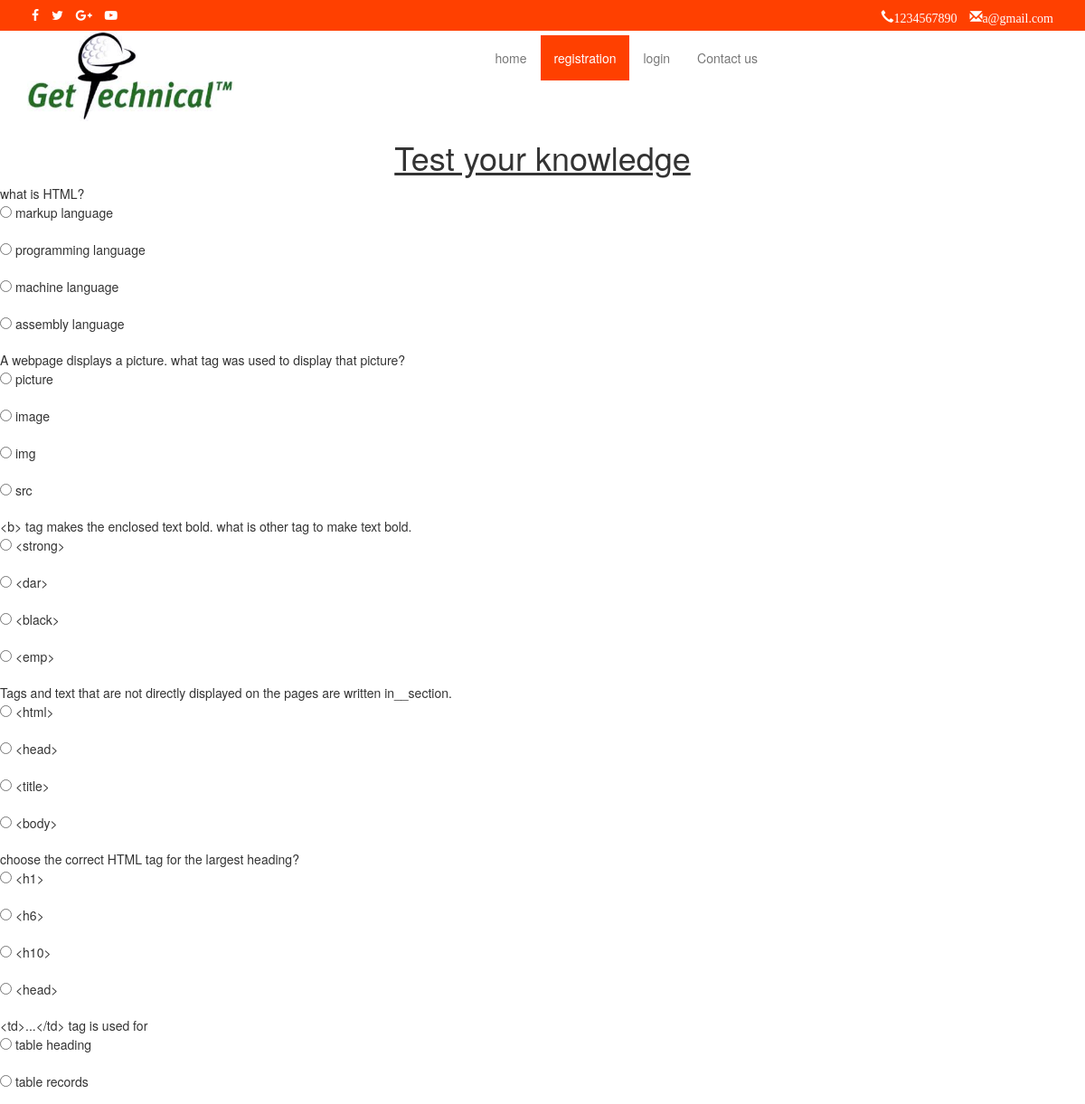
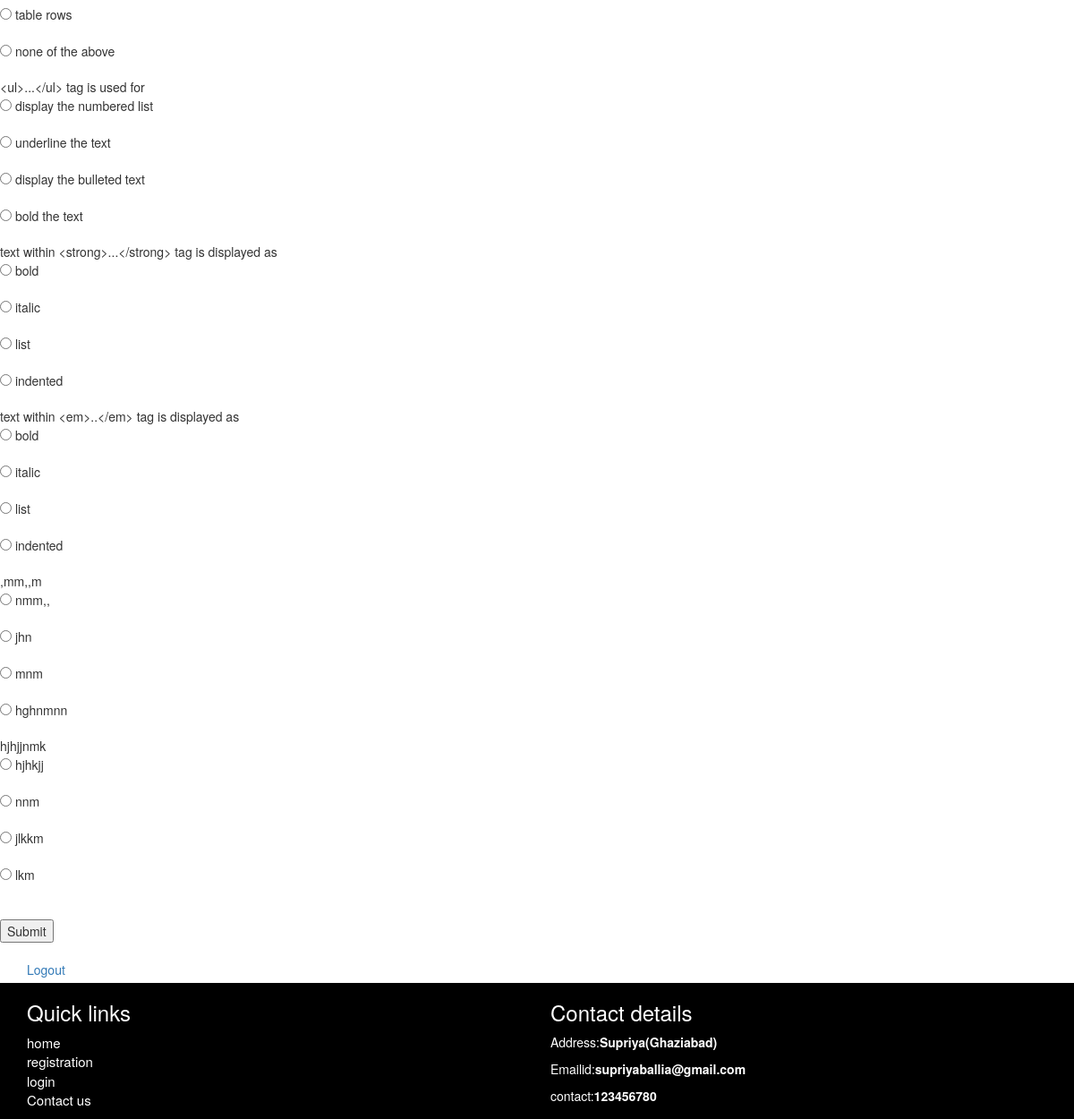
/form.php?form=13 (signed in), run on the app's committed database (2 pictures, top to bottom).
### tables this page shows
CREATE TABLE `test` (
  `id` int(10) NOT NULL,
  `sub` int(10) NOT NULL,
  `questions` varchar(255) NOT NULL,
  `first` varchar(150) NOT NULL,
  `second` varchar(150) NOT NULL,
  `third` varchar(150) NOT NULL,
  `fourth` varchar(150) NOT NULL,
  `right_answer` varchar(150) NOT NULL
);

### form.php (the view, shortened to what this page needs)
<!doctype html>
<html lang="en">
<head>
	<link href="css/bootstrap.min.css" rel="stylesheet">
	<link href="anu.css" rel="stylesheet">
	<link rel="stylesheet" href="https://cdnjs.cloudflare.com/ajax/libs/font-awesome/4.7.0/css/font-awesome.min.css">
</head>
<body >
	<div class="container-fluid top_bar">
		<div class="container">
			<div class="row">
				<div class="col-sm-3">
				<a href="#"><i class="icons fa fa-facebook" style="color:white;"></i></a>
				<a href="#"><i class="icons fa fa-twitter" style="color:white;"></i></a>
				<a href="#"><i class="icons fa fa-google-plus" style="color:white;"></i></a>
				<a href="#"><i class="icons fa fa-youtube-play" style="color:white;"></i></a>
				</div>
				<div class="col-sm-9 text-right">
				<span class="contact glyphicon glyphicon-earphone">1234567890</span>
				<span class="contact glyphicon glyphicon-envelope">a@gmail.com</span>
				</div>
			</div>
		</div>
	</div>
<div class="container" style="background-color:white;">
	<div class="row">
		<div class="col-sm-5">
			<img src="image1\a.jpg" width="50%" height="100px">
		</div>
		<div class="col-sm-7  menu ">
			<nav class="navbar navbar-default">
			<div class="collapse navbar-collapse" id= "mynavbar">
			<ul class="nav navbar-nav pull-right">
				<li ><a href="#">home</a></li>
				<li class="active"><a href="registration.php">registration</a></li>
				<li><a href="login.php">login</a></li>
				<li><a href="#">Contact us</a></li>
			</ul>
			</div>
			</nav>
		</div>
	</div>
</div>
</body>
</html><?php
$con = mysqli_connect("localhost","root","","anuradha");
$i=$_GET['form'];
$query = mysqli_query($con,"select * from test  where sub='$i'");
?>
	<h1><center><u>Test your knowledge</u></center></h1>
<?php
while($row = mysqli_fetch_assoc($query)){
	?>
	<table width="100%" height="20px">
<tr>
	<td><?php echo htmlentities ($row['questions'] )?></td></table>
<form method="post">
<input type="radio" name="ques_<?php echo $row['id']?>" value="<?php echo htmlentities ($row['first'])?>">
<td><?php echo htmlentities ($row['first'] )?></td><br><br>
<input type="radio" name="ques_<?php echo $row['id']?>" value="<?php echo htmlentities ($row['second'])?>">
<td><?php echo htmlentities ($row['second'] )?></td><br><br>
<input type="radio" name="ques_<?php echo $row['id']?>" value="<?php echo htmlentities ($row['third'])?>">
<td><?php echo htmlentities ($row['third'] )?></td><br><br>
<input type="radio" name="ques_<?php echo $row['id'] ?>"value="<?php echo htmlentities ($row['fourth'])?>">
<td><?php echo htmlentities ($row['fourth'] )?></td><br><br>
<?php }?><br>
<input type="submit" name ="submit">
</form>
<div class="container">
<br><a href="logout.php">Logout</a>
</div>
<div class="container-fluid footer">
	<div class="container">
		<div class="row">
			<div class="col-sm-6">
				<h3>Quick links</h3>
				<ul>
				<li class="active"><a href="anu.html">home</a></li>
				<li><a href="registration.php">registration</a></li>
				<li><a href="login.php">login</a></li>
				<li><a href="#">Contact us</a></li>
			</ul>
			</div>
			<div class="col-sm-6">
				<h3>Contact details</h3>
				<p>Address:<strong>Supriya(Ghaziabad)</strong></p>
				<p>Emailid:<strong>supriyaballia@gmail.com</strong></p>
				<p>contact:<strong>123456780</strong></p>
			</div>
		</div>
	</div>
</div>

### anu.css (style rules this page uses)
.top_bar { background:#ff4000; padding:5px; }
.icons { padding:5px; }
.contact { color:white; padding:5px; font-size:14px; }
.menu { color:black; margin-top:5px; }
.menu .navbar-default { background:none; border:none; }
.menu .navbar-nav .active a,.menu .navbar-nav .active a:hover { background:#ff4000; color:white; }
@media (max-width:1200px) { .menu .pull-right { float:none!important; } }
.footer { background-color:black; color:white; margin-top:5px; }
.footer ul { list-style:none; padding:0px; }
.footer ul li a { color:white; font-size:15px; }

### data on the page
test: questions "what is HTML?", first "markup language", second "programming language", third "machine language", fourth "assembly language"
test: questions "A webpage displays a picture. what tag was used to display that picture?", first "picture", second "image", third "img", fourth "src"
test: questions "<b> tag makes the enclosed text bold. what is other tag to make text bold.", first "<strong>", second "<dar>", third "<black>", fourth "<emp>"
test: questions "Tags and text that are not directly displayed on the pages are written in__section.", first "<html>", second "<head>", third "<title>", fourth "<body>"
test: questions "choose the correct HTML tag for the largest heading?", first "<h1>", second "<h6>", third "<h10>", fourth "<head>"
test: questions "<td>...</td> tag is used for", first "table heading", second "table records", third "table rows", fourth "none of the above"
test: questions "<ul>...</ul> tag is used for", first "display the numbered list", second "underline the text", third "display the bulleted text", fourth "bold the text"
test: questions "text within <strong>...</strong> tag is displayed as", first "bold", second "italic", third "list", fourth "indented"
test: questions "text within <em>..</em> tag is displayed as", first "bold", second "italic", third "list", fourth "indented"
test: questions ",mm,,m", first "nmm,,", second "jhn", third "mnm", fourth "hghnmnn"
test: questions "hjhjjnmk", first "hjhkjj", second "nnm", third "jlkkm", fourth "lkm"
